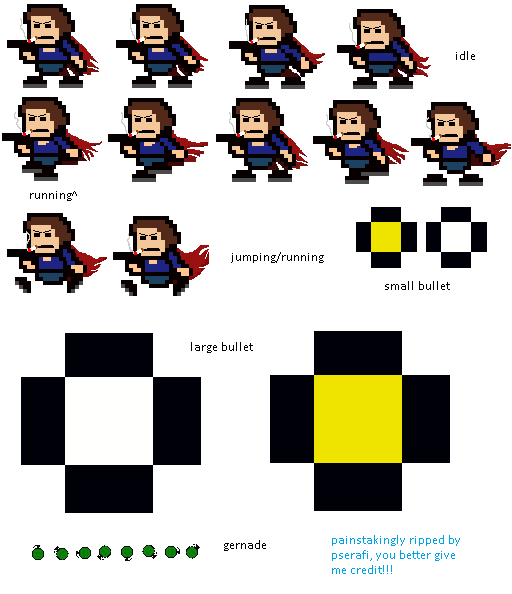
#> input picture Asset/IWanna/player/source.png, 512 x 594 px
$ python -i import_brotato_assets.py   (imports and definitions only)
#> lines starting #> are read from the running program, lines starting #| are printed output that depends on the picture
#!/usr/bin/env python3
"""Import the Brotato playable slices from the supplied Unity project.

Requires Pillow. Example:
    python tools/import_brotato_assets.py --source "C:/path/to/Unity2021_Botato"

The Unity project is read only. Sprite .asset files in this recovered project
contain the rectangle and texture GUID; the texture .meta resolves the PNG.
Whole textures are retained only where the scene explicitly uses a single-sprite
PNG. No Unity installation or generated artwork is required.
"""

from __future__ import annotations

import argparse
import hashlib
import json
import math
from pathlib import Path
import re

from PIL import Image
from brotato_scene import read_scene, write_catalog_headers


# All names are grounded in the supplied source; the player is the selectable
# Well-Rounded icon used by CharacterSetter rather than the blank potato mask.
SPRITES = {
    "player": ("well_rounded_icon", "CharacterSetter selectable Well-Rounded body"),
    "enemy": ("40001", "Assets/AI/NpcGo.prefab base enemy"),
    "weapon": ("wand", "Brotato.unity w1 / Weaponwand"),
    "bullet": ("bullet_wand", "w1 bullet_wand - Copy.prefab projectile"),
    "material": ("harvesting_icon", "Addition.prefab default collectible sprite"),
    "floor": ("tiles_1_0", "First map ground tile"),
    "spawn": ("entity_birth", "NpcGo.prefab spawn telegraph"),
    "weapon_torch": ("torch", "Brotato.unity w2 / Weapontorch; melee box"),
    "weapon_laser": ("taser", "Brotato.unity w3 / WeaponGun; six laser segments"),
    "weapon_knife": ("lightning_shiv", "Brotato.unity w4 / shiv; melee box"),
    "weapon_gun": ("smg", "Brotato.unity w5 / WeaponGun; BulletA projectile"),
    "weapon_burst": ("double_barrel_shotgun", "Brotato.unity w6 / WeaponGun; SpawnMove four-pellet animation"),
}

# These prefabs reference TextureImporter sub-sprites directly, rather than the
# recovered Sprite/*.asset objects. Preserve those exact rectangles and file IDs.
PROJECTILE_ATLAS_GUID = "685116be2efeee943b70a0ca1715215a"
TEXTURE_SPRITES = {
    "projectile_gun": (-1909389404, "Assets/PrefabInstance/BulletA.prefab SpriteRenderer"),
    "projectile_burst": (-1909389404, "Assets/PrefabInstance/SpawnMove.prefab four BulletB SpriteRenderers"),
    "laser_segment": (1101925732, "Brotato.unity w3 six nested Laser SpriteRenderers"),
    "muzzle_flash": (904847731, "Brotato.unity w5 and w6 Shoot / BulletAnim"),
}


# [25 lines left out: function texture_sprite_data, not called in this run]


def sha256(path: Path) -> str:
    return hashlib.sha256(path.read_bytes()).hexdigest()


# [24 lines left out: functions read_guid, sprite_data, not called in this run]


def import_assets(source: Path, output: Path, catalog_output: Path | None = None) -> dict:
    source = source.resolve(strict=True)
    output = output.resolve()
    if output == source or source in output.parents:
        raise ValueError("Output must be outside the read-only Unity source project")
    assets = source / "Assets"
    if not (assets / "Brotato.unity").is_file():
        raise ValueError("--source must name the Unity project containing Assets/Brotato.unity")
    scene = read_scene(source)
    if catalog_output is not None:
        catalog_output = catalog_output.resolve()
        if catalog_output == source or source in catalog_output.parents:
            raise ValueError("Generated headers must be outside the read-only Unity source project")

    # Restrict GUID discovery to source PNG textures, not plugin/examples/assets.
    textures = {
        read_guid(meta): meta.with_suffix("")
        for meta in sorted((assets / "Texture2D").glob("*.png.meta"))
    }
    records = []
    prepared_images = []
    sources = []
    for name, (sprite_name, purpose) in SPRITES.items():
        sprite = assets / "Sprite" / f"{sprite_name}.asset"
        sprite_meta = sprite.with_suffix(".asset.meta")
        data = sprite_data(sprite)
        sources.append((name, purpose, sprite, sprite_meta, data))
    atlas = textures.get(PROJECTILE_ATLAS_GUID)
    if atlas is None:
        raise ValueError(f"Missing phase-two projectile atlas {PROJECTILE_ATLAS_GUID}")
    for name, (file_id, purpose) in TEXTURE_SPRITES.items():
        sprite_meta = atlas.with_suffix(".png.meta")
        sources.append((name, purpose, sprite_meta, sprite_meta,
                        texture_sprite_data(sprite_meta, file_id)))
    existing_names = {entry[0] for entry in sources}
    for entry in scene["images"]:
        if entry["id"] in existing_names:
            continue
        sources.append((entry["id"], entry["purpose"], source / entry["source_sprite"],
                        source / entry["source_meta"], entry["data"]))
    for name, purpose, sprite, sprite_meta, data in sources:
        texture = textures.get(data["texture_guid"])
        if texture is None:
            raise ValueError(f"Unresolved texture {data['texture_guid']} for {sprite}")
        with Image.open(texture) as atlas:
            image = atlas.convert("RGBA")
        x, y, width, height = data["unity_rect_xywh"]
        # Unity rect origin is bottom left; Pillow uses top left. Outward rounding
        # preserves the edge pixels in recovered fractional tight-sprite rects.
        box = (math.floor(x), image.height - math.ceil(y + height),
               math.ceil(x + width), image.height - math.floor(y))
        if not (0 <= box[0] < box[2] <= image.width and 0 <= box[1] < box[3] <= image.height):
            raise ValueError(f"Sprite rectangle lies outside its texture: {sprite}")
        cropped = image.crop(box)
        if not cropped.getchannel("A").getbbox():
            raise ValueError(f"Sprite crop is fully transparent: {sprite}")
        prepared_images.append((name, cropped))
        records.append({
            "id": name,
            "output": f"{name}.png",
            "purpose": purpose,
            "source_sprite": sprite.relative_to(source).as_posix(),
            "source_sprite_guid": read_guid(sprite_meta),
            "source_sprite_sha256": sha256(sprite),
            "source_texture": texture.relative_to(source).as_posix(),
            "source_texture_sha256": sha256(texture),
            **data,
            "crop_top_left_ltrb": list(box),
            "output_size_px": list(cropped.size),
            "unity_size_units": [width / data["pixels_per_unit"], height / data["pixels_per_unit"]],
        })

    # Validate every source first so invalid input cannot leave a partial import.
    output.mkdir(parents=True, exist_ok=True)
    for (name, image), record in zip(prepared_images, records):
        destination = output / f"{name}.png"
        image.save(destination, format="PNG", optimize=False)
        record["output_sha256"] = sha256(destination)
    manifest = {
        "format_version": 1,
        "source_project": "Unity2021_Botato",
        "source_scene": "Assets/Brotato.unity",
        "source_scene_sha256": sha256(assets / "Brotato.unity"),
        "scope": "Playable slices 1-3: five characters, five authored maps, enemy, six source weapons, projectiles, laser, muzzle flash, collectible, ground, spawn marker",
        "operation": "RGBA crop of original art; no resampling or recoloring",
        "rect_convention": "Unity bottom-left xywh; output crop is Pillow top-left ltrb; outward rounding",
        "assets": records,
    }
    (output / "manifest.json").write_text(json.dumps(manifest, ensure_ascii=False, indent=2) + "\n", encoding="utf-8", newline="\n")
    (output / "scene_manifest.json").write_text(json.dumps(scene, ensure_ascii=False, indent=2) + "\n", encoding="utf-8", newline="\n")
    if catalog_output is not None:
        write_catalog_headers(scene, catalog_output)
    return manifest


# [12 lines left out: function main, not called in this run]


# [2 lines not run here, left out]

>>> import cv2
>>> picture = cv2.imread('../Asset/IWanna/player/source.png', cv2.IMREAD_GRAYSCALE)
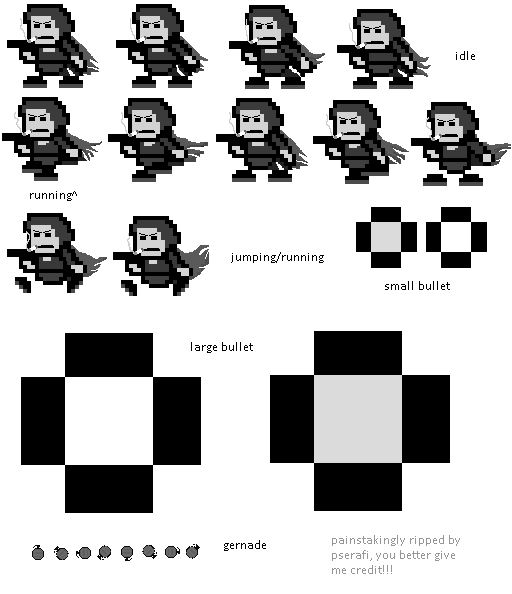
#> picture: shape (594, 512); min 0, max 255, mean 190.6
>>> result = import_assets(picture, 'out.png')
#> (the run stopped early here; a loop or call above may not have finished)
